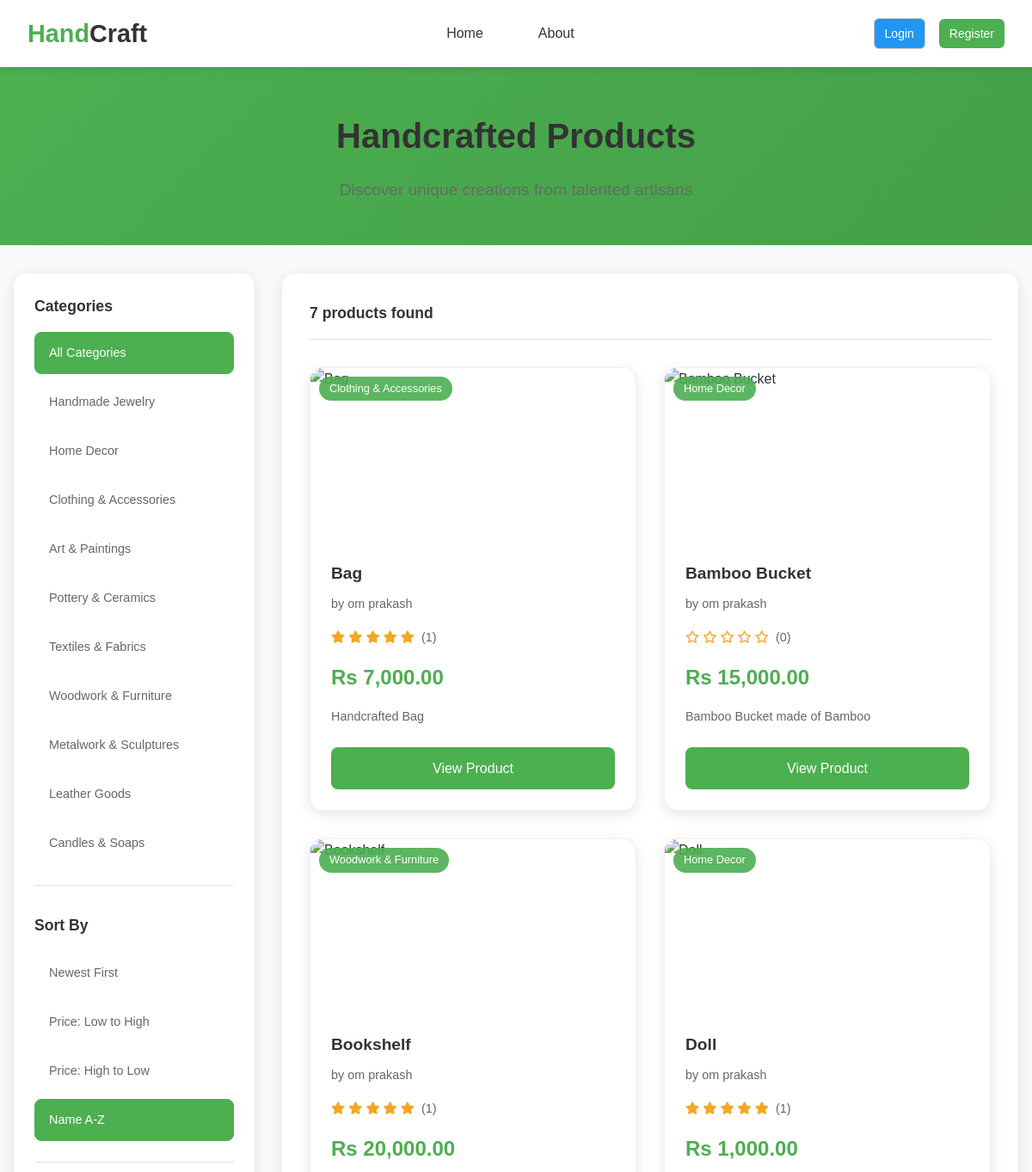
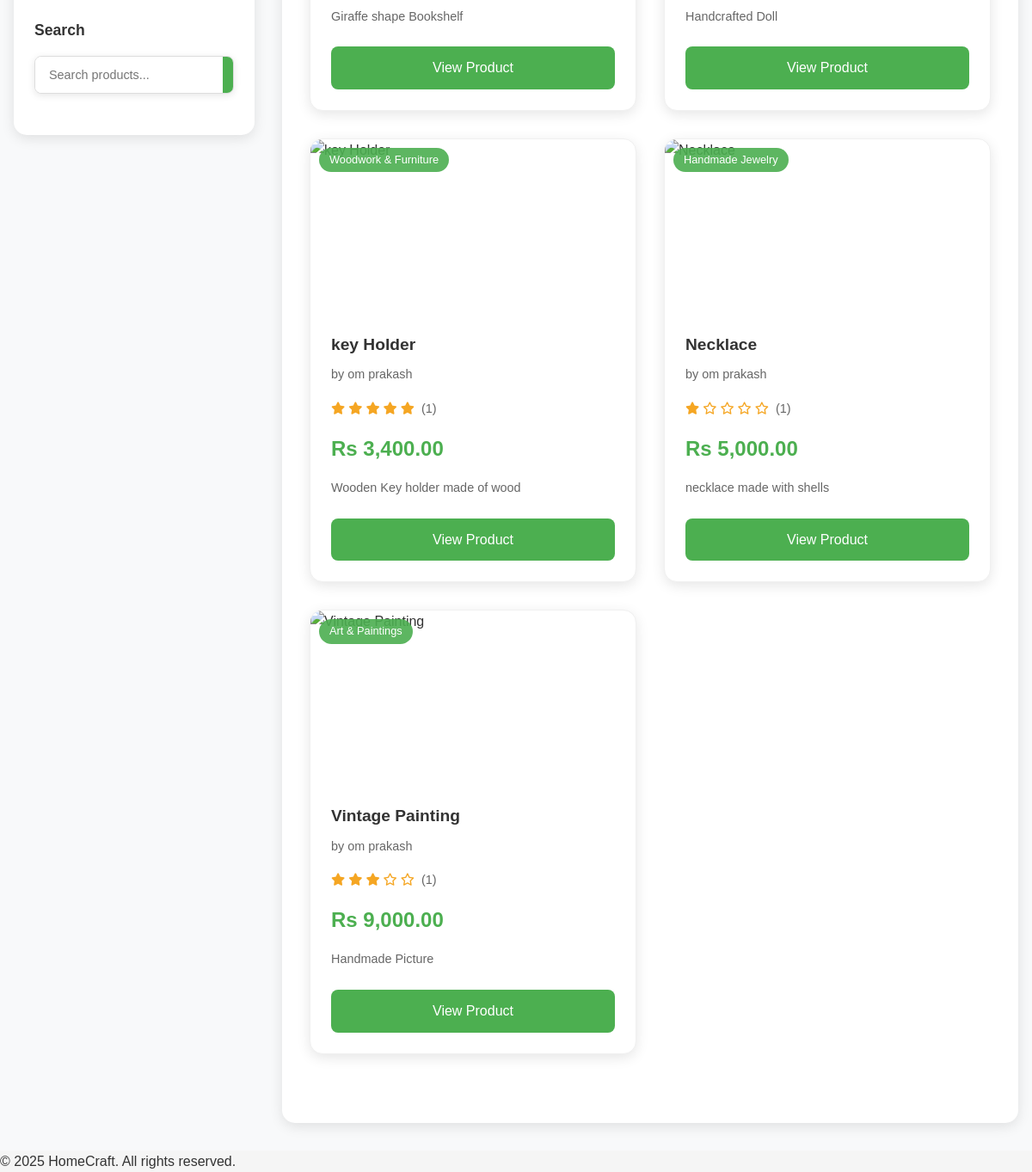
The page /catalog.php?sort=name&page=1 on the database its author committed (2 pictures, top to bottom).
### tables this page shows
CREATE TABLE `products` (
  `id` int(11) NOT NULL,
  `seller_id` int(10) NOT NULL,
  `name` varchar(255) NOT NULL,
  `description` text DEFAULT NULL,
  `category` varchar(50) DEFAULT 'general',
  `price` decimal(10,2) NOT NULL,
  `stock` int(10) UNSIGNED NOT NULL DEFAULT 0,
  `is_active` tinyint(1) DEFAULT 1,
  `image` varchar(255) DEFAULT NULL,
  `created_at` timestamp NOT NULL DEFAULT current_timestamp()
);

CREATE TABLE `users` (
  `id` int(11) NOT NULL,
  `name` varchar(100) NOT NULL,
  `email` varchar(100) NOT NULL,
  `password` varchar(255) NOT NULL,
  `role` enum('buyer','seller','admin') DEFAULT 'buyer',
  `account_status` enum('active','frozen','suspended') DEFAULT 'active',
  `frozen_reason` text DEFAULT NULL,
  `frozen_at` timestamp NULL DEFAULT NULL,
  `subscription_expires` date DEFAULT NULL,
  `created_at` timestamp NOT NULL DEFAULT current_timestamp()
);

### config/config.php (called while the page is built, shortened)
<?php
function db(): PDO {
    $pdo = new PDO("mysql:host=localhost;dbname=homecraft;charset=utf8mb4", "root", "");
    $pdo->setAttribute(PDO::ATTR_ERRMODE, PDO::ERRMODE_EXCEPTION);
    $pdo->setAttribute(PDO::ATTR_DEFAULT_FETCH_MODE, PDO::FETCH_ASSOC);
    return $pdo;
}
function get_categories(): array {
    return [
        'jewelry' => 'Handmade Jewelry',
        'home-decor' => 'Home Decor',
        'clothing' => 'Clothing & Accessories',
        'art' => 'Art & Paintings',
        'pottery' => 'Pottery & Ceramics',
        'textiles' => 'Textiles & Fabrics',
        'woodwork' => 'Woodwork & Furniture',
        'metalwork' => 'Metalwork & Sculptures',
        'leather' => 'Leather Goods',
        'candles' => 'Candles & Soaps'
    ];
}
function format_price(float $price): string {
    return 'Rs ' . number_format($price, 2);
}
function truncate_text(string $text, int $length = 100): string {
    if (strlen($text) <= $length) {
        return $text;
    }
    return substr($text, 0, $length) . '...';
}

### app/Database.php (called while the page is built, shortened)
<?php
class Database {
    private static ?PDO $pdo = null;
    public static function pdo(): PDO {
        if (self::$pdo === null) {
            self::$pdo = db();
        }
        return self::$pdo;
    }
}

### app/Product.php (called while the page is built, shortened)
<?php
class Product {
    public static function allActive(int $limit = null, int $offset = 0): array {
        $sql = "SELECT p.*, u.name as seller_name FROM products p
                JOIN users u ON p.seller_id = u.id
                WHERE p.is_active = 1
                ORDER BY p.created_at DESC";
        if ($limit) {
            $sql .= " LIMIT $limit OFFSET $offset";
        }
        $stmt = Database::pdo()->query($sql);
        return $stmt->fetchAll();
    }
    public static function getTotalCount(): int {
        try {
            $stmt = Database::pdo()->query("SELECT COUNT(*) FROM products WHERE is_active = 1");
        } catch (Exception $e) {
            $stmt = Database::pdo()->query("SELECT COUNT(*) FROM products");
        }
        return (int) $stmt->fetchColumn();
    }
    public static function getRatingSummary(int $productId): array {
        try {
            $stmt = Database::pdo()->prepare("SELECT COUNT(*) as count, COALESCE(AVG(rating),0) as avg FROM product_reviews WHERE product_id = ?");
            $stmt->execute([$productId]);
            $row = $stmt->fetch() ?: ['count' => 0, 'avg' => 0];
            return ['count' => (int)$row['count'], 'avg' => round((float)$row['avg'], 2)];
        } catch (Exception $e) {
            return ['count' => 0, 'avg' => 0.0];
        }
    }
}

### public/catalog.php (the view, shortened to what this page needs)
<?php
require_once __DIR__ . '/../config/config.php';
require_once __DIR__ . '/../app/Database.php';
require_once __DIR__ . '/../app/Product.php';
$category = $_GET['category'] ?? '';
$search = $_GET['search'] ?? '';
$sort = $_GET['sort'] ?? 'newest';
$page = max(1, (int)($_GET['page'] ?? 1));
$perPage = ITEMS_PER_PAGE;
$offset = ($page - 1) * $perPage;
try {
    if ($category && $category !== 'all') {
        $products = Product::byCategory($category);
        $totalProducts = count($products);
        $products = array_slice($products, $offset, $perPage);
    } elseif ($search) {
        $products = Product::search($search);
        $totalProducts = count($products);
        $products = array_slice($products, $offset, $perPage);
    } else {
        $products = Product::allActive($perPage, $offset);
        $totalProducts = Product::getTotalCount();
    }
} catch (Exception $e) {
    error_log("Error fetching products: " . $e->getMessage());
    $products = [];
    $totalProducts = 0;
}
if ($sort === 'price-low') {
    usort($products, fn($a, $b) => $a['price'] <=> $b['price']);
} elseif ($sort === 'price-high') {
    usort($products, fn($a, $b) => $b['price'] <=> $a['price']);
} elseif ($sort === 'name') {
    usort($products, fn($a, $b) => strcasecmp($a['name'], $b['name']));
}
$allCategories = get_categories();
?>
<!DOCTYPE html>
<html lang="en">
<head>
    <link rel="stylesheet" href="handcraf.css">
    <link rel="stylesheet" href="startstyle.css">
    <link rel="stylesheet" href="https://cdnjs.cloudflare.com/ajax/libs/font-awesome/6.4.0/css/all.min.css">
</head>
<body>
    <?php include __DIR__ . '/../includes/header.php'; ?>
    <div class="catalog-container">
        <div class="catalog-header">
            <div class="container">
                <h1>Handcrafted Products</h1>
                <p>Discover unique creations from talented artisans</p>
            </div>
    </div>
        <div class="container">
            <div class="catalog-layout">
                <aside class="catalog-sidebar">
                    <div class="filter-section">
                        <h3>Categories</h3>
                        <div class="filter-options">
                            <a href="?<?= http_build_query(array_merge($_GET, ['category' => '', 'page' => 1])) ?>"
                               class="filter-option <?= !$category ? 'active' : '' ?>">
                                All Categories
                            </a>
                            <?php foreach ($allCategories as $key => $name): ?>
                                <a href="?<?= http_build_query(array_merge($_GET, ['category' => $key, 'page' => 1])) ?>"
                                   class="filter-option <?= $category === $key ? 'active' : '' ?>">
                                    <?= $name ?>
  </a>
<?php endforeach; ?>
</div>
                    </div>
                    <div class="filter-section">
                        <h3>Sort By</h3>
                        <div class="filter-options">
                            <a href="?<?= http_build_query(array_merge($_GET, ['sort' => 'newest', 'page' => 1])) ?>"
                               class="filter-option <?= $sort === 'newest' ? 'active' : '' ?>">
                                Newest First
                            </a>
                            <a href="?<?= http_build_query(array_merge($_GET, ['sort' => 'price-low', 'page' => 1])) ?>"
                               class="filter-option <?= $sort === 'price-low' ? 'active' : '' ?>">
                                Price: Low to High
                            </a>
                            <a href="?<?= http_build_query(array_merge($_GET, ['sort' => 'price-high', 'page' => 1])) ?>"
                               class="filter-option <?= $sort === 'price-high' ? 'active' : '' ?>">
                                Price: High to Low
                            </a>
                            <a href="?<?= http_build_query(array_merge($_GET, ['sort' => 'name', 'page' => 1])) ?>"
                               class="filter-option <?= $sort === 'name' ? 'active' : '' ?>">
                                Name A-Z
                            </a>
                        </div>
                    </div>
                    <div class="filter-section">
                        <h3>Search</h3>
                        <form method="GET" class="sidebar-search">
                            <div class="search-input-group">
                                <input type="text" name="search" placeholder="Search products..."
                                       value="<?= htmlspecialchars($search) ?>" class="search-input">
                                <button type="submit" class="search-btn">
                                </button>
                            </div>
                        </form>
                    </div>
                </aside>
                <main class="catalog-main">
                                            <div class="catalog-toolbar">
                            <div class="results-info">
                                <span class="results-count">
                                    <?= $totalProducts ?> product<?= $totalProducts !== 1 ? 's' : '' ?> found
                                </span>
                            </div>
                        </div>
                    <?php if (!empty($products)): ?>
                        <div class="products-grid catalog-grid">
                            <?php foreach ($products as $product): ?>
                                <div class="product-card">
                                    <div class="product-image">
                                        <?php if (isset($product['category']) && $product['category']): ?>
                                            <div class="category-badge"><?= $allCategories[$product['category']] ?? $product['category'] ?></div>
                                        <?php endif; ?>
                                    </div>
                                    <div class="product-info">
                                        <h3><?= htmlspecialchars($product['name']) ?></h3>
                                        <p class="seller-name">by <?= htmlspecialchars($product['seller_name']) ?></p>
                                        <?php $sum = Product::getRatingSummary((int)$product['id']); $filled = (int)round($sum['avg']); ?>
                                        <div class="seller-name" style="color:#f5a623;">
                                            <?php for ($i=1; $i<=5; $i++): ?>
                                                <?php if ($i <= $filled): ?><i class="fas fa-star"></i><?php else: ?><i class="far fa-star"></i><?php endif; ?>
                                            <?php endfor; ?>
                                            <span style="color:#666; margin-left:.25rem;">(<?= (int)$sum['count'] ?>)</span>
                                        </div>
                                        <div class="product-price"><?= format_price($product['price']) ?></div>
                                        <p class="product-description"><?= truncate_text($product['description']) ?></p>
                                        <div class="product-actions">
                                            <a href="product.php?id=<?= $product['id'] ?>" class="btn-view">View Product</a>
                                        </div>
                                    </div>
                                </div>
                            <?php endforeach; ?>
                        </div>
                    <?php endif; ?>
                </main>
            </div>
        </div>
    </div>
    <?php include __DIR__ . '/../includes/footer.php'; ?>
</body>
</html>

### public/handcraf.css (style rules this page uses)
* { margin: 0; padding: 0; box-sizing: border-box; }
body { font-family: 'Segoe UI', sans-serif; background-color: #fffdf7; color: #333; line-height: 1.6; }
.container { max-width: 1200px; margin: 0 auto; padding: 0 2rem; }
.search-input-group { display: flex; background: white; border-radius: 25px; box-shadow: 0 4px 15px rgba(0,0,0,0.1); overflow: hidden; }
.search-input { flex: 1; padding: 1rem 1.5rem; border: none; outline: none; font-size: 1rem; }
.search-btn { background: #ff6b6b; color: white; border: none; padding: 1rem 1.5rem; cursor: pointer; transition: background 0.3s ease; }
.products-grid { display: grid; grid-template-columns: repeat(auto-fit, minmax(280px, 1fr)); gap: 2rem; margin-bottom: 3rem; }
.product-card { background: #fff; border-radius: 15px; overflow: hidden; box-shadow: 0 5px 15px rgba(0,0,0,0.08); transition: transform 0.3s ease; position: relative; }
.product-image { height: 200px; overflow: hidden; position: relative; }
.category-badge { position: absolute; top: 10px; left: 10px; background: rgba(0,0,0,0.7); color: white; padding: 0.3rem 0.8rem; border-radius: 15px; font-size: 0.7rem; font-weight: bold; }
.product-info { padding: 1.5rem; }
.product-info h3 { font-size: 1.2rem; margin-bottom: 0.5rem; color: #333; }
.seller-name { color: #666; margin-bottom: 0.5rem; font-size: 0.9rem; }
.product-price { color: #ff6b6b; font-weight: bold; font-size: 1.1rem; margin-bottom: 0.5rem; }
.product-description { font-size: 0.9rem; color: #555; margin-bottom: 1rem; line-height: 1.5; }
.product-actions { display: flex; gap: 0.5rem; align-items: center; }
.catalog-container { background: #f8f9fa; min-height: calc(100vh - 80px); }
.catalog-header { background: #fff; padding: 3rem 0; text-align: center; border-bottom: 1px solid #e9ecef; }
.catalog-header h1 { font-size: 2.5rem; margin-bottom: 0.5rem; color: #333; }
.catalog-header p { font-size: 1.1rem; color: #666; }
.catalog-layout { display: grid; grid-template-columns: 250px 1fr; gap: 2rem; padding: 2rem 0; }
.catalog-sidebar { background: #fff; border-radius: 15px; padding: 1.5rem; box-shadow: 0 2px 10px rgba(0,0,0,0.05); height: fit-content; position: sticky; top: 100px; }
.filter-section { margin-bottom: 2rem; padding-bottom: 1.5rem; border-bottom: 1px solid #e9ecef; }
.filter-section:last-child { border-bottom: none; margin-bottom: 0; }
.filter-section h3 { font-size: 1.1rem; margin-bottom: 1rem; color: #333; }
.filter-options { display: flex; flex-direction: column; gap: 0.5rem; }
.filter-option { display: block; padding: 0.5rem 0.8rem; text-decoration: none; color: #666; border-radius: 8px; transition: all 0.3s ease; font-size: 0.9rem; }
.filter-option.active { background: #ff6b6b; color: white; }
.sidebar-search .search-input-group { border-radius: 8px; box-shadow: 0 2px 8px rgba(0,0,0,0.1); }
.sidebar-search .search-input { padding: 0.8rem 1rem; font-size: 0.9rem; }
.sidebar-search .search-btn { padding: 0.8rem 1rem; }
.catalog-main { background: #fff; border-radius: 15px; padding: 2rem; box-shadow: 0 2px 10px rgba(0,0,0,0.05); }
.results-info { display: flex; align-items: center; gap: 1rem; }
.results-count { font-size: 1.1rem; font-weight: 600; color: #333; }
.catalog-grid { grid-template-columns: repeat(auto-fill, minmax(300px, 1fr)); }

### rows shown on the page
products: category "Clothing & Accessories", name "Bag", seller.name "om prakash", count "1", price "Rs 7,000.00", description "Handcrafted Bag"
products: category "Home Decor", name "Bamboo Bucket", seller.name "om prakash", count "0", price "Rs 15,000.00", description "Bamboo Bucket made of Bamboo"
products: category "Woodwork & Furniture", name "Bookshelf", seller.name "om prakash", count "1", price "Rs 20,000.00", description "Giraffe shape Bookshelf"
products: category "Home Decor", name "Doll", seller.name "om prakash", count "1", price "Rs 1,000.00", description "Handcrafted Doll"
products: category "Woodwork & Furniture", name "key Holder", seller.name "om prakash", count "1", price "Rs 3,400.00", description "Wooden Key holder made of wood"
products: category "Handmade Jewelry", name "Necklace", seller.name "om prakash", count "1", price "Rs 5,000.00", description "necklace made with shells"
products: category "Art & Paintings", name "Vintage Painting", seller.name "om prakash", count "1", price "Rs 9,000.00", description "Handmade Picture"

### other values the page prints
$name "Handmade Jewelry"
$name "Home Decor"
$name "Clothing & Accessories"
$name "Art & Paintings"
$name "Pottery & Ceramics"
$name "Textiles & Fabrics"
$name "Woodwork & Furniture"
$name "Metalwork & Sculptures"
$name "Leather Goods"
$name "Candles & Soaps"
$totalProducts "7"
